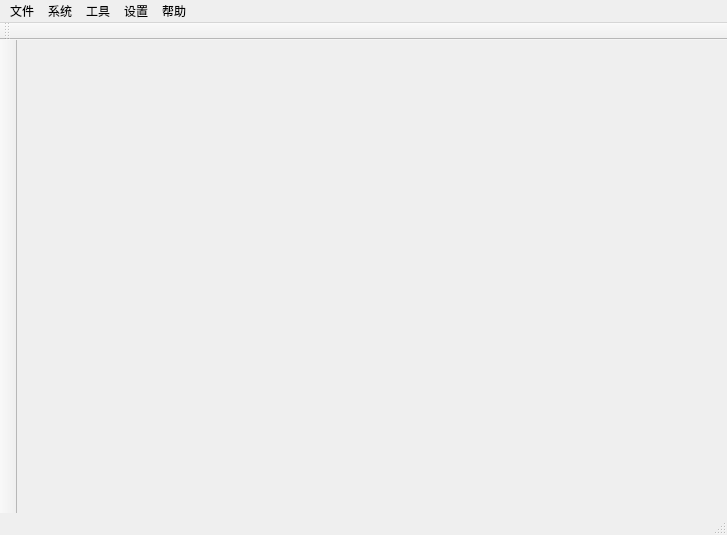
<?xml version="1.0" encoding="UTF-8"?>
<ui version="4.0">
 <class>MainWindow</class>
 <widget class="QMainWindow" name="MainWindow">
  <property name="geometry">
   <rect>
    <x>0</x>
    <y>0</y>
    <width>727</width>
    <height>535</height>
   </rect>
  </property>
  <property name="windowTitle">
   <string>MainWindow</string>
  </property>
  <property name="dockOptions">
   <set>QMainWindow::AllowTabbedDocks</set>
  </property>
  <widget class="QWidget" name="centralWidget">
   <layout class="QGridLayout" name="gridLayout">
    <item row="0" column="0">
     <widget class="QWidget" name="widget" native="true"/>
    </item>
   </layout>
  </widget>
  <widget class="QStatusBar" name="statusBar"/>
  <widget class="QMenuBar" name="menuBar">
   <property name="geometry">
    <rect>
     <x>0</x>
     <y>0</y>
     <width>727</width>
     <height>21</height>
    </rect>
   </property>
   <widget class="QMenu" name="menuFile">
    <property name="title">
     <string>文件</string>
    </property>
    <addaction name="actionSaveState"/>
    <addaction name="actionRestoreState"/>
   </widget>
   <widget class="QMenu" name="menuView">
    <property name="title">
     <string>系统</string>
    </property>
   </widget>
   <widget class="QMenu" name="menuAbout">
    <property name="title">
     <string>设置</string>
    </property>
   </widget>
   <widget class="QMenu" name="menuTests">
    <property name="title">
     <string>工具</string>
    </property>
   </widget>
   <widget class="QMenu" name="menu">
    <property name="title">
     <string>帮助</string>
    </property>
   </widget>
   <addaction name="menuFile"/>
   <addaction name="menuView"/>
   <addaction name="menuTests"/>
   <addaction name="menuAbout"/>
   <addaction name="menu"/>
  </widget>
  <widget class="QToolBar" name="toolBar">
   <property name="windowTitle">
    <string>toolBar</string>
   </property>
   <property name="movable">
    <bool>false</bool>
   </property>
   <property name="orientation">
    <enum>Qt::Vertical</enum>
   </property>
   <attribute name="toolBarArea">
    <enum>LeftToolBarArea</enum>
   </attribute>
   <attribute name="toolBarBreak">
    <bool>false</bool>
   </attribute>
  </widget>
  <widget class="QToolBar" name="toolBar_2">
   <property name="windowTitle">
    <string>toolBar_2</string>
   </property>
   <attribute name="toolBarArea">
    <enum>TopToolBarArea</enum>
   </attribute>
   <attribute name="toolBarBreak">
    <bool>false</bool>
   </attribute>
  </widget>
  <action name="actionExit">
   <property name="text">
    <string>Exit</string>
   </property>
  </action>
  <action name="actionSaveState">
   <property name="text">
    <string>Save State</string>
   </property>
  </action>
  <action name="actionRestoreState">
   <property name="text">
    <string>Restore State</string>
   </property>
  </action>
 </widget>
 <layoutdefault spacing="6" margin="11"/>
 <resources/>
 <connections/>
</ui>
